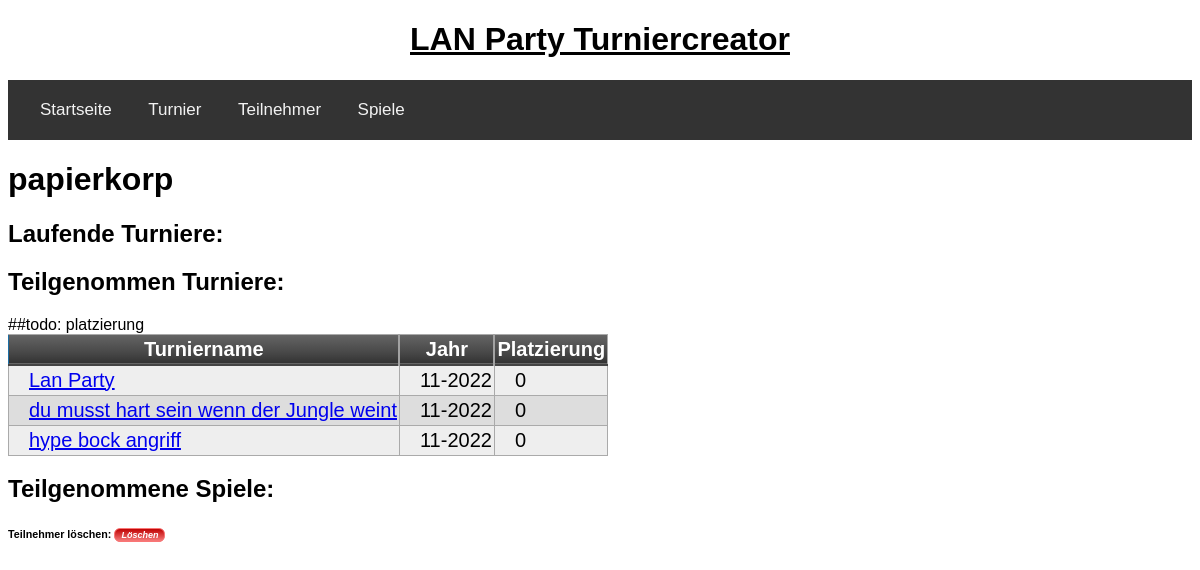
Page /profil/papierkorp on the earlier database version.
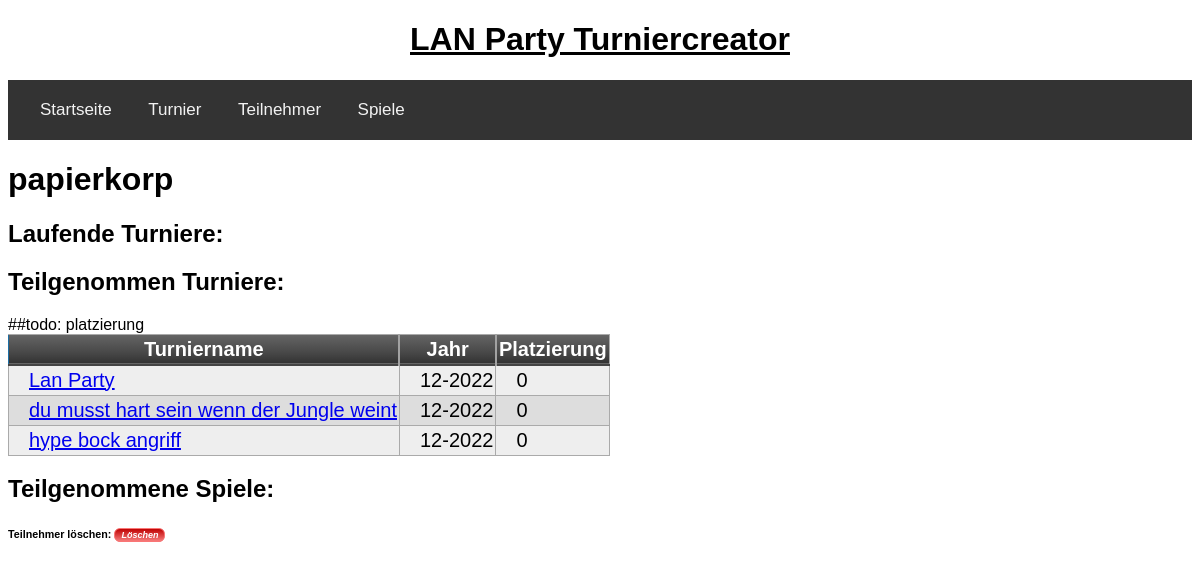
Same page on the later database version.
### tables this page shows
CREATE TABLE teilnehmer(teilnehmerid integer primary key autoincrement, name text, nickname text unique);

CREATE TABLE turnier(turnierid integer primary key autoincrement, name text, jahr date default (strftime('%m-%Y')), teilnehmer text sieger integer);

### app/routes.py (the view)
@app.route('/profil/<nickname>', methods=["POST", "GET"])
def profil(nickname):
	teilnehmerid = get_teilnehmerid(nickname)
	teilgenommene_turniere = get_teilgenommene_turniere_pro_teilnehmer(teilnehmerid[0][0])
	form = DeleteForm()
	if form.validate_on_submit():
		flash(delete_teilnehmer(nickname))
		return redirect(url_for('teilnehmer'))
	return render_template('profil.html', nickname=nickname, form=form, teilgenommene_turniere = teilgenommene_turniere)

### app/forms.py
class DeleteForm(FlaskForm):
    submit = SubmitField('Löschen')

### app/db.py (called while the page is built)
def get_teilgenommene_turniere_pro_teilnehmer(teilnehmerid):
	query= 'select turnier.turnierid, turnier.name, turnier.jahr from turnierdetails as t inner join turnier on t.turnierid = turnier.turnierid where t.teilnehmerid = {teilnehmerid} group by t.turnierid;'.format(teilnehmerid=teilnehmerid)
	return execute_select_query(query)

def get_teilnehmerid(nickname):
	query = 'select teilnehmerid from teilnehmer where nickname = "{nickname}";'.format(nickname=nickname)
	return execute_select_query(query)

def execute_select_query(query):
	try:
		cursor.execute(query)
		return cursor.fetchall()
	except sqlite3.IntegrityError as e:
		return "Integrity Error: " + str(e)
	connection.close()

### app/templates/profil.html (shortened to what this page needs)
{% extends "base.html" %}
{% block app_content %}
    <h1>{{nickname}}</h1>
    <h2>Laufende Turniere:</h2>
    <h2>Teilgenommen Turniere:</h2>
    ##todo: platzierung
    <table class="myTable">
        <thead>
            <tr>
                <th>Turniername</th>
                <th>Jahr</th>
                <th>Platzierung</th>
            </tr>
        </thead>
    {% for turnier in teilgenommene_turniere %}
        <tr>
            <td><a href="{{ url_for("turniere", turnierid=turnier[0]) }}">{{ turnier[1] }}</a></td>
            <td>{{ turnier[2] }}</td>
            <td>0</td>
        </tr>
    {% endfor %}
    </table>
    <h2>Teilgenommene Spiele:</h2>
 <form action="" method="post" novalidate class="loeschen_button">{{ form.hidden_tag()}}<h6>Teilnehmer löschen: {{ form.submit }} </h6></form>
{% endblock %}

### app/templates/base.html (shortened to what this page needs)
<!DOCTYPE html>
<html>
<head>
    <link rel="stylesheet" type="text/css" href="{{ url_for('static', filename='index.css') }}">
    <link rel="stylesheet" type="text/css" href="{{ url_for('static', filename='tables.css') }}">
    <link rel="stylesheet" type="text/css" href="{{ url_for('static', filename='navi.css') }}">
    <link rel="stylesheet" type="text/css" href="{{ url_for('static', filename='forms.css') }}">
</head>
<body>
<div id="header">
    <h1>LAN Party Turniercreator</h1>
</div>
<div id="navbar" class="navbar">
    <a href="{{ url_for("index") }}">Startseite</a>
    <label for="turnier">Turnier</label>
    <label for="teilnehmer">Teilnehmer</label>
    <label for="spiele">Spiele</label>
</div>
 <div>
    {% block app_content %}{% endblock %}
 </div>
</body>
</html>

### app/static/index.css (style rules this page uses)
* { font-family: sans-serif; }

### app/static/tables.css (style rules this page uses)
table.myTable { border: 1px solid #1C6EA4; background-color: #EEEEEE; min-width: 50%; width: auto; text-align: left; border-collapse: collapse; }
table.myTable td, table.myTable th { border: 1px solid #AAAAAA; padding: 3px 2px; }
table.myTable tbody td { font-size: 20px; padding-left: 20px; }
table.myTable tr:nth-child(even) { background: #DDDDDD; }
table.myTable thead { background: #333333; background: -moz-linear-gradient(top, #666666 0%, #474747 66%, #333333 100%); background: -webkit-linear-gradient(top, #666666 0%, #474747 66%, #333333 100%); background: linear-gradient(to bottom, #666666 0%, #474747 66%, #333333 100%); border-bottom: 2px solid #444444; }
table.myTable thead th { font-size: 20px; font-weight: bold; color: #FFFFFF; text-align: center; border-left: 2px solid #A2A2A2; }
table.myTable thead th:first-child { border-left: none; }

### app/static/navi.css (style rules this page uses)
.navbar { background-color: #333; overflow: hidden; font-family: 'Oswald', sans-serif; padding: 20px 16px; }
.navbar label, .navbar a { color: #f2f2f2; text-align: center; padding: 20px 16px; text-decoration: none; font-size: 17px; }
#header { text-align: center; text-decoration: underline; }

### app/static/forms.css (style rules this page uses)
.loeschen_button input { background:linear-gradient(to bottom, #c20808 5%, #f57a7a 100%); background-color:#c20808; border-radius:6px; border:1px solid #fa7676; display:inline-block; cursor:pointer; color:#ffffff; font-family:Arial; font-size:9px; font-weight:bold; font-style:italic; padding:1px 6px; text-decoration:none; }

### app/templates/profil.html (style rules this page uses)
.loeschen_button input { background:linear-gradient(to bottom, #c20808 5%, #f57a7a 100%); background-color:#c20808; border-radius:6px; border:1px solid #fa7676; display:inline-block; cursor:pointer; color:#ffffff; font-family:Arial; font-size:9px; font-weight:bold; font-style:italic; padding:1px 6px; text-decoration:none; }

Differences in the rows shown:
changed turnier "Lan Party": jahr "11-2022" → "12-2022"
changed turnier "du musst hart sein wenn der Jungle weint": jahr "11-2022" → "12-2022"
changed turnier "hype bock angriff": jahr "11-2022" → "12-2022"
